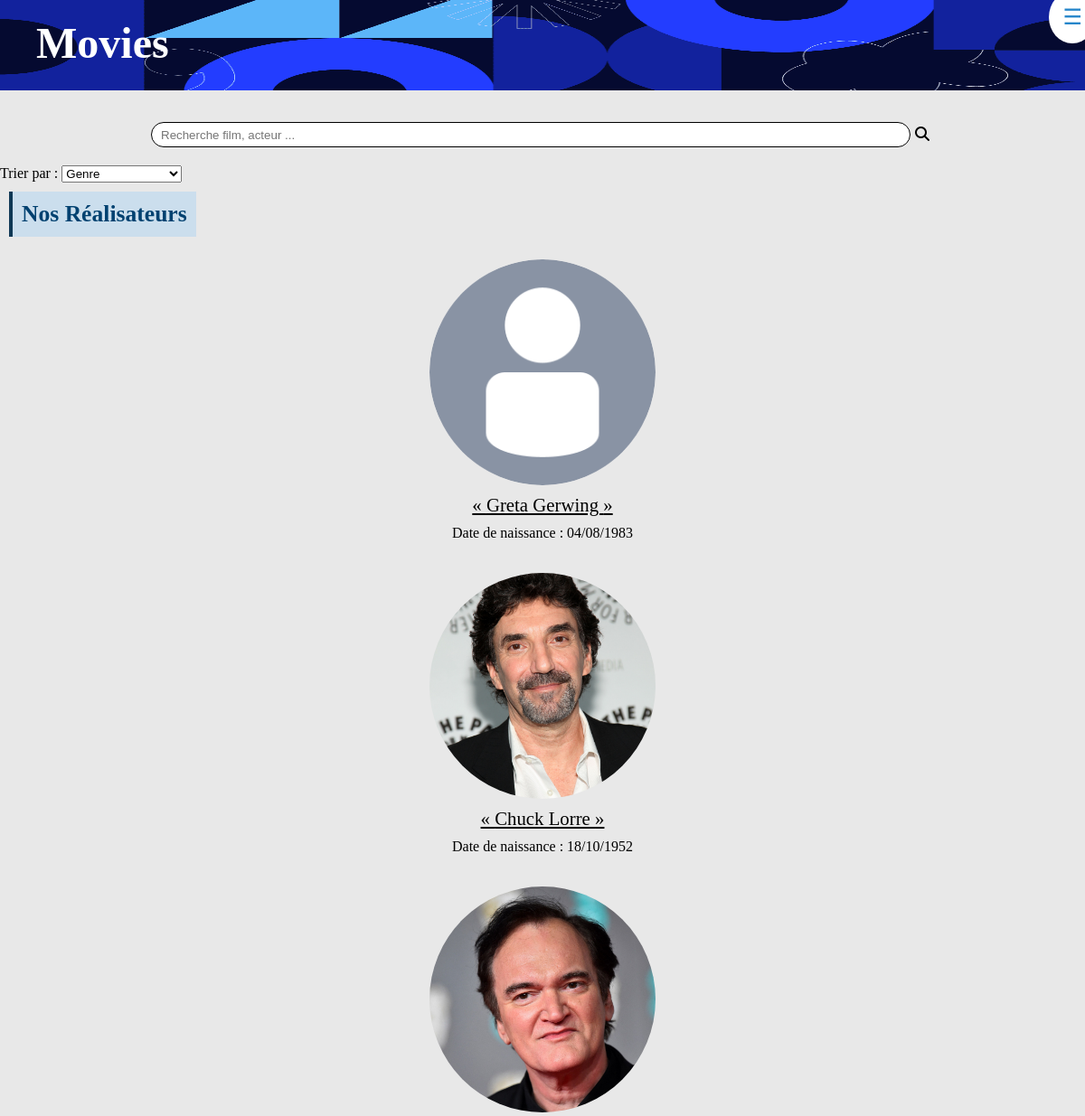
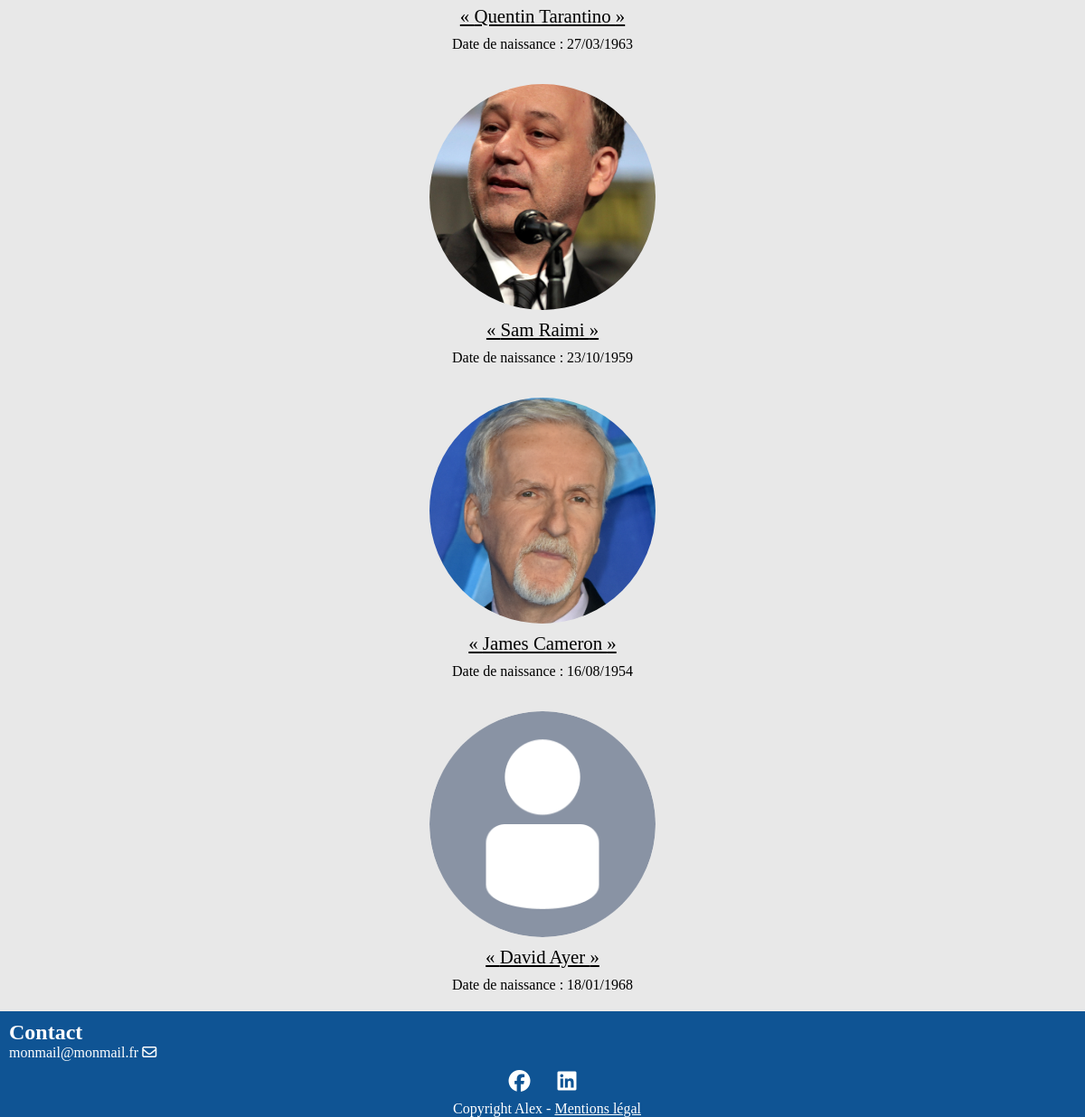
The app's page /index.php?action=listReal with its own data (2 pictures, top to bottom).
### tables this page shows
CREATE TABLE IF NOT EXISTS `personne` (
  `id_personne` int NOT NULL AUTO_INCREMENT,
  `nom` varchar(50) NOT NULL,
  `prenom` varchar(50) NOT NULL,
  `sexe` varchar(50) NOT NULL,
  `dateDeNaissance` date NOT NULL,
  `photo` varchar(255) DEFAULT NULL,
  PRIMARY KEY (`id_personne`)
);

### controller/PersonneController.php (called while the page is built, shortened)
<?php
class PersonneController {
    public function listRealisateur() {
        $pdo = Connect::seConnecter();
        $requete = $pdo->query("
        SELECT  personne.id_personne,
                personne.photo,
                CONCAT(personne.prenom, ' ',personne.nom) AS leRealisateur,
                DATE_FORMAT(personne.dateDeNaissance, '%d/%m/%Y') as dateDeNaissance
        FROM realisateur
        INNER JOIN personne ON realisateur.id_personne = personne.id_personne
        ORDER BY personne.sexe
        ");
        require "view/realisateur/listRealisateur.php";
    }
}

### view/realisateur/listRealisateur.php (the view, shortened to what this page needs)
    <label for="orderby">Trier par :</label>
        <select name="order" id="orderby">
            <option value="">Genre</option>
        </select>
        <h1 id="titleSection" class="SectionTitle">Nos Réalisateurs</h1>
<div class="listRealisateurs">
    <?php
        foreach($requete->fetchAll() as $realisateur) { ?>
        <div class="listRealisateur">
            <img class="afficheActeur" src='<?= $realisateur["photo"] ?>' title='<?= $realisateur["leRealisateur"] ?>'>
            <a href="index.php?action=detPersonne&id=<?= $realisateur["id_personne"] ?>">
                <p>« <?= $realisateur["leRealisateur"] ?> »</p>
            </a>
            <p>Date de naissance : <?= $realisateur["dateDeNaissance"] ?></p>
        </div>
        <?php } ?>
</div>
<?php
    require_once "view/template.php";
?>

### public/css/style.css (style rules this page uses)
* { padding: 0; margin: 0; box-sizing: border-box; }
body { background-color: #9e9e9e3b; scroll-behavior: smooth; }
@media only screen and (min-width: 250px) { #titleSection { padding: 10px; margin: 10px; font-size: 1.6em; background-color: #b1d6f186; border-left: solid 4px #103956; color: #004170; width: fit-content; } }
@media only screen and (min-width: 250px) { .SectionTitle { width: fit-content; } }
@media only screen and (min-width: 250px) { .afficheActeur, .afficheReal { height: 90px; width: 90px; object-fit: cover; border-radius: 50px; } }
@media only screen and (min-width: 250px) { a { color: black; } }
@media only screen and (min-width: 250px) { .listRealisateur { padding: 15px 0; text-align: center } }
@media only screen and (min-width: 250px) { .listRealisateur img { width: 150px; height: 150px; border-radius: 50%; } }
@media only screen and (min-width: 250px) { .listRealisateur a { font-size: 1.3em; } }
@media only screen and (min-width: 250px) { .listRealisateur p { padding: 5px 0; } }
@media only screen and (min-width: 250px) { footer h2, p { padding-left: 10px; } }
@media only screen and (min-width: 650px) { .afficheActeur, .afficheReal { height: 160px; width: 160px; border-radius: 50%; } }
@media only screen and (min-width: 650px) { .listRealisateur img { width: 250px; height: 250px; border-radius: 50%; } }

### records on screen
personne: photo (placeholder picture), leRealisateur "Greta Gerwing", dateDeNaissance "04/08/1983"
personne: photo (picture), leRealisateur "Chuck Lorre", dateDeNaissance "18/10/1952"
personne: photo (picture), leRealisateur "Quentin Tarantino", dateDeNaissance "27/03/1963"
personne: photo (picture), leRealisateur "Sam Raimi", dateDeNaissance "23/10/1959"
personne: photo (picture), leRealisateur "James Cameron", dateDeNaissance "16/08/1954"
personne: photo (placeholder picture), leRealisateur "David Ayer", dateDeNaissance "18/01/1968"
